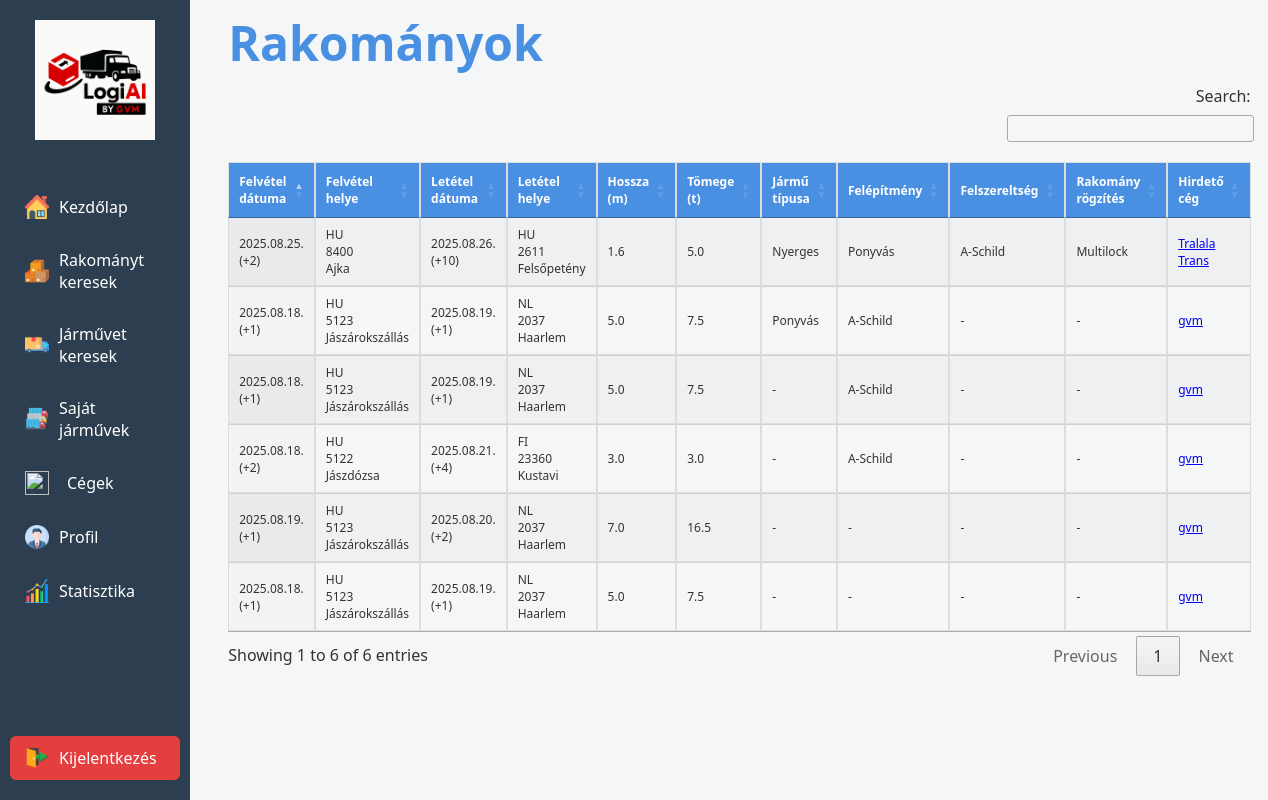
The page /shipments (signed in) on the database its author committed.
### main.py (models this page shows)
class Cargo(db.Model):
    cargo_id = db.Column(db.Integer, primary_key=True)
    company_id = db.Column(db.Integer, db.ForeignKey('company.company_id'))
    company = db.relationship("Company", backref="cargos")
    user_id = db.Column(db.Integer, db.ForeignKey('user.user_id'))
    posted_by = db.relationship("User", backref="posted_cargos")  # <-- ide jön a kapcsolat
    description = db.Column(db.Text, nullable=False, default="Nincs leírás")
    origin_country = db.Column(db.String(100))
    origin_postcode = db.Column(db.String(20))
    origin_city = db.Column(db.String(100))
    is_hidden_from = db.Column(db.Boolean, default=False)  # indulás bújtatott?
    destination_country = db.Column(db.String(100))
    destination_postcode = db.Column(db.String(20))
    destination_city = db.Column(db.String(100))
    is_hidden_to = db.Column(db.Boolean, default=False)    # érkezés bújtatott?
    start_date_1 = db.Column(db.Date)
    start_date_2 = db.Column(db.Date)
    start_time_1 = db.Column(db.Time)
    start_time_2 = db.Column(db.Time)
    end_date_1 = db.Column(db.Date)
    end_date_2 = db.Column(db.Date)
    end_time_1 = db.Column(db.Time)
    end_time_2 = db.Column(db.Time)
    weight = db.Column(db.Float)
    size = db.Column(db.Float)
    vehicle_type = db.Column(db.String(100))     # típus
    stucture = db.Column(db.String(100))         # felépítmény
    equipment = db.Column(db.String(200))        # felszereltség
    certificates = db.Column(db.String(200))     # tanúsítványok
    cargo_securement = db.Column(db.String(200)) # rakományrögzítés
    created_at = db.Column(db.DateTime, default=datetime.utcnow)
    offers = db.relationship("Offer", backref="cargo", lazy=True)

class Company(db.Model):
    company_id = db.Column(db.Integer, primary_key=True)
    name = db.Column(db.String(150), nullable=False)
    subscription_type = db.Column(db.String(50), default="free")
    country = db.Column(db.String(50))
    post_code = db.Column(db.String(20))
    street = db.Column(db.String(100))
    house_number = db.Column(db.String(20))
    tax_number = db.Column(db.String(50))
    admin_id = db.Column(db.Integer)
    created_at = db.Column(db.Date, default=date.today)
    slug = db.Column(db.String(200), unique=True, index=True, nullable=True)
    invite_codes = db.relationship('InviteCode', backref='company', lazy=True)
    users = db.relationship('User', back_populates='company')
    logo_filename = db.Column(db.String(200), nullable=True)

### main.py (the view)
@app.route('/shipments')
@login_required
def shipments():
    cargos = Cargo.query.order_by(Cargo.created_at.desc()).all()
    return render_template('shipments.html', user=current_user, cargos=cargos)

### main.py (called while the page is built)
@login_manager.user_loader
def load_user(user_id):
    return User.query.get(int(user_id))

### templates/shipments.html (shortened to what this page needs)
{% extends "base.html" %}
{% block content %}
<div class="home-container">
    <aside class="sidebar">
        {% include 'sidebar.html' %}
    </aside>
    <main class="main-content">
        <h1 class="cim">Rakományok</h1>
        {% if cargos %}
        <table id="shipmentsTable" class="display" style="font-size: 0.9em; width:100%;">
            <thead>
                <tr>
                    <th>Felvétel dátuma</th>
                    <th>Felvétel helye</th>
                    <th>Letétel dátuma</th>
                    <th>Letétel helye</th>
                    <th>Hossza (m)</th>
                    <th>Tömege (t)</th>
                    <th>Jármű típusa</th>
                    <th>Felépítmény</th>
                    <th>Felszereltség</th>
                    <th>Rakomány rögzítés</th>
                    <th>Hirdető cég</th>
                </tr>
            </thead>
            <tbody>
                {% for cargo in cargos %}
                <tr>
                    <td>
                        {% if cargo.start_date_1 %}
                            {{ cargo.start_date_1.strftime('%Y.%m.%d.') }}
                            {% if cargo.start_date_2 %}
                                {% set delta = (cargo.start_date_2 - cargo.start_date_1).days %}
                                (+{{ delta }})
                            {% endif %}
                        {% endif %}
                    </td>
                    <td>
                        {{ cargo.origin_country }}<br>
                        {{ cargo.origin_postcode }}<br>
                        {{ cargo.origin_city }}
                    </td>
                    <td>
                        {% if cargo.end_date_1 %}
                            {{ cargo.end_date_1.strftime('%Y.%m.%d.') }}
                            {% if cargo.end_date_2 %}
                                {% set delta = (cargo.end_date_2 - cargo.end_date_1).days %}
                                (+{{ delta }})
                            {% endif %}
                        {% endif %}
                    </td>
                    <td>
                        {{ cargo.destination_country }}<br>
                        {{ cargo.destination_postcode }}<br>
                        {{ cargo.destination_city }}
                    </td>
                    <td>{{ cargo.size }}</td>
                    <td>{{ cargo.weight }}</td>
                    <td>{{ cargo.vehicle_type or '-' }}</td>
                    <td>{{ cargo.stucture or '-' }}</td>
                    <td>{{ cargo.equipment or '-' }}</td>
                    <td>{{ cargo.cargo_securement or '-' }}</td>
                    <td>
                        {% if cargo.company %}
                            <a href="{{ url_for('company_profile', slug=cargo.company.slug) }}">
                                {{ cargo.company.name }}
                            </a>
                        {% else %}
                            -
                        {% endif %}
                    </td>
                </tr>
                {% endfor %}
            </tbody>
        </table>
        {% else %}
        <p>Nincs még rakomány.</p>
        {% endif %}
    </main>
</div>
<link rel="stylesheet" href="https://cdn.datatables.net/1.13.6/css/jquery.dataTables.min.css">
{% endblock %}

### static/style.css (style rules this page uses)
body { font-family: 'Segoe UI', Tahoma, Geneva, Verdana, sans-serif; margin: 0; padding: 0; background: #f4f6f8; color: #333; display: flex; min-height: 100vh; }
h1 { top: 0; background: #f4f6f8; z-index: 10; padding: 10px 0; margin: 0; }
.sidebar { width: 15%; background: #2c3e50; color: #fff; min-height: 100vh; padding-left: 10px; padding-right: 10px; position: fixed; top: 0; left: 0; box-sizing: border-box; display: flex; flex-direction: column; z-index: 1000; }
.main-content { margin-left: 18vw; flex-grow: 1; box-sizing: border-box; }
.main-content > h1 { font-size: 3rem; text-align: left; color: #4a90e2; }
h1, h2 { text-align: center; color: #4a90e2; }
table { width: 100%; border-collapse: collapse; margin-top: 10px; }
table th, table td { border: 1px solid #ddd; padding: 12px; font-size: .75rem; }
table th { background: #4a90e2; color: white; }
table tr:nth-child(even) { background: #f9f9f9; }

### rows shown on the page
Cargo: start_date_1 "2025.08.25.", delta "2", origin_country "HU", origin_postcode "8400", origin_city "Ajka", end_date_1 "2025.08.26.", delta "10", destination_country "HU", destination_postcode "2611", destination_city "Felsőpetény", size "1.6", weight "5.0", vehicle_type "Nyerges", stucture "Ponyvás", equipment "A-Schild", cargo_securement "Multilock", company.name "Tralala Trans"
Cargo: start_date_1 "2025.08.18.", delta "1", origin_country "HU", origin_postcode "5123", origin_city "Jászárokszállás", end_date_1 "2025.08.19.", destination_country "NL", destination_postcode "2037", destination_city "Haarlem", size "5.0", weight "7.5", vehicle_type "Ponyvás", stucture "A-Schild", equipment "-", cargo_securement "-", company.name "gvm"
Cargo: start_date_1 "2025.08.18.", delta "1", origin_country "HU", origin_postcode "5123", origin_city "Jászárokszállás", end_date_1 "2025.08.19.", destination_country "NL", destination_postcode "2037", destination_city "Haarlem", size "5.0", weight "7.5", vehicle_type "-", stucture "A-Schild", equipment "-", cargo_securement "-", company.name "gvm"
Cargo: start_date_1 "2025.08.18.", delta "2", origin_country "HU", origin_postcode "5122", origin_city "Jászdózsa", end_date_1 "2025.08.21.", delta "4", destination_country "FI", destination_postcode "23360", destination_city "Kustavi", size "3.0", weight "3.0", vehicle_type "-", stucture "A-Schild", equipment "-", cargo_securement "-", company.name "gvm"
Cargo: start_date_1 "2025.08.19.", delta "1", origin_country "HU", origin_postcode "5123", origin_city "Jászárokszállás", end_date_1 "2025.08.20.", cargo_id "2", destination_country "NL", destination_postcode "2037", destination_city "Haarlem", size "7.0", weight "16.5", vehicle_type "-", stucture "-", equipment "-", cargo_securement "-", company.name "gvm"
Cargo: start_date_1 "2025.08.18.", delta "1", origin_country "HU", origin_postcode "5123", origin_city "Jászárokszállás", end_date_1 "2025.08.19.", destination_country "NL", destination_postcode "2037", destination_city "Haarlem", size "5.0", weight "7.5", vehicle_type "-", stucture "-", equipment "-", cargo_securement "-", company.name "gvm"
